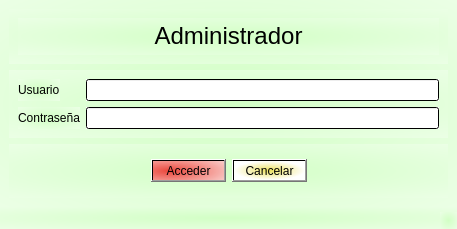
<?xml version="1.0" encoding="UTF-8"?>
<ui version="4.0">
 <class>Administrador</class>
 <widget class="QMainWindow" name="Administrador">
  <property name="geometry">
   <rect>
    <x>0</x>
    <y>0</y>
    <width>457</width>
    <height>229</height>
   </rect>
  </property>
  <property name="windowTitle">
   <string>MainWindow</string>
  </property>
  <property name="styleSheet">
   <string notr="true">background-color: qradialgradient(spread:pad, cx:0.5, cy:0.5, radius:1.271, fx:0.5, fy:0.5, stop:0 rgba(210, 255, 197, 255), stop:1 rgba(255, 255, 255, 255));</string>
  </property>
  <widget class="QWidget" name="centralwidget">
   <layout class="QVBoxLayout" name="verticalLayout">
    <item>
     <widget class="QWidget" name="widget_3" native="true">
      <layout class="QVBoxLayout" name="verticalLayout_2">
       <item>
        <widget class="QLabel" name="label_3">
         <property name="text">
          <string>&lt;html&gt;&lt;head/&gt;&lt;body&gt;&lt;p align=&quot;center&quot;&gt;&lt;span style=&quot; font-size:18pt;&quot;&gt;Administrador&lt;/span&gt;&lt;/p&gt;&lt;/body&gt;&lt;/html&gt;</string>
         </property>
        </widget>
       </item>
      </layout>
     </widget>
    </item>
    <item>
     <widget class="QWidget" name="widget" native="true">
      <property name="inputMethodHints">
       <set>Qt::ImhHiddenText</set>
      </property>
      <layout class="QFormLayout" name="formLayout">
       <item row="0" column="0">
        <widget class="QLabel" name="label">
         <property name="text">
          <string>Usuario</string>
         </property>
        </widget>
       </item>
       <item row="0" column="1">
        <widget class="QLineEdit" name="inUsuario">
         <property name="styleSheet">
          <string notr="true">background-color: qradialgradient(spread:pad, cx:0.5, cy:0.5, radius:0.5, fx:0.5, fy:0.5, stop:0 rgba(255, 255, 255, 255), stop:1 rgba(255, 255, 255, 255));</string>
         </property>
        </widget>
       </item>
       <item row="1" column="0">
        <widget class="QLabel" name="label_2">
         <property name="text">
          <string>Contraseña</string>
         </property>
        </widget>
       </item>
       <item row="1" column="1">
        <widget class="QLineEdit" name="inContrasena">
         <property name="styleSheet">
          <string notr="true">background-color: qradialgradient(spread:pad, cx:0.5, cy:0.5, radius:0.5, fx:0.5, fy:0.5, stop:0 rgba(255, 255, 255, 255), stop:1 rgba(255, 255, 255, 255));</string>
         </property>
         <property name="inputMethodHints">
          <set>Qt::ImhHiddenText|Qt::ImhNoAutoUppercase|Qt::ImhNoPredictiveText|Qt::ImhSensitiveData</set>
         </property>
         <property name="echoMode">
          <enum>QLineEdit::Password</enum>
         </property>
        </widget>
       </item>
      </layout>
     </widget>
    </item>
    <item>
     <widget class="QWidget" name="widget_2" native="true">
      <layout class="QHBoxLayout" name="horizontalLayout">
       <item>
        <spacer name="horizontalSpacer">
         <property name="orientation">
          <enum>Qt::Horizontal</enum>
         </property>
         <property name="sizeHint" stdset="0">
          <size>
           <width>40</width>
           <height>20</height>
          </size>
         </property>
        </spacer>
       </item>
       <item>
        <widget class="QPushButton" name="cmdAcceder">
         <property name="styleSheet">
          <string notr="true">background-color: qradialgradient(spread:reflect, cx:0.239, cy:0.528273, radius:1.271, fx:0.233, fy:0.522727, stop:0 rgba(236, 61, 52, 241), stop:1 rgba(255, 255, 255, 255));</string>
         </property>
         <property name="text">
          <string>Acceder</string>
         </property>
        </widget>
       </item>
       <item>
        <widget class="QPushButton" name="cmdCancelar">
         <property name="styleSheet">
          <string notr="true">background-color: qradialgradient(spread:pad, cx:0.5, cy:0.5, radius:0.5, fx:0.5, fy:0.5, stop:0 rgba(236, 225, 94, 255), stop:1 rgba(255, 255, 255, 255));</string>
         </property>
         <property name="text">
          <string>Cancelar</string>
         </property>
        </widget>
       </item>
       <item>
        <spacer name="horizontalSpacer_2">
         <property name="orientation">
          <enum>Qt::Horizontal</enum>
         </property>
         <property name="sizeHint" stdset="0">
          <size>
           <width>40</width>
           <height>20</height>
          </size>
         </property>
        </spacer>
       </item>
      </layout>
     </widget>
    </item>
   </layout>
  </widget>
  <widget class="QMenuBar" name="menubar">
   <property name="geometry">
    <rect>
     <x>0</x>
     <y>0</y>
     <width>457</width>
     <height>21</height>
    </rect>
   </property>
  </widget>
  <widget class="QStatusBar" name="statusbar"/>
 </widget>
 <resources/>
 <connections/>
</ui>
